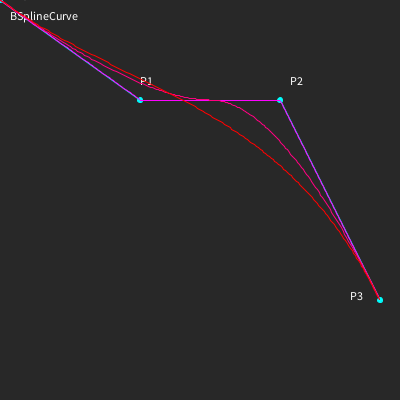
Frame 1 (no input)
Frame 60 (the mouse pressed at the canvas centre just before this capture): identical to frame 1, image omitted
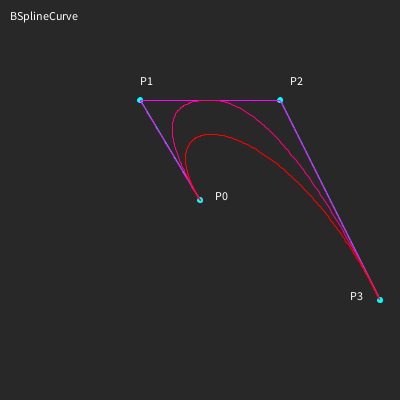
Frame 120 (the mouse held since frame 60 and released just before this capture)

The Processing sketch that drew these frames (run headless with seeded random() and noise(); from frame 60 on, the mouse is pressed at the canvas centre):

// Processing sketch: sketch_7_0
// ── sketch_7_0.pde
class BSplineCurve {
  
  int[] u;
  int n;
  int k;
  int t_max;
  float t_step;
  float[][] N;
  PVector P0, P1, P2, P3;
  PVector[] R;
  
  BSplineCurve(int _k) {
    n = 3; // 
    k = _k; //    
    
    int rs = 200;            
    R = new PVector[rs+1];   
    u = new int[n+k+1];      
    N = new float[n+k][n+2];  
    
    t_max = n-k+2;
    
    t_step = (float)t_max/rs;
    
    // Control Points
    P0 = new PVector(20, 300);
    P1 = new PVector(140, 100);
    P2 = new PVector(280, 100);
    P3 = new PVector(380, 300);
  }
  
  int knot(int j, int n, int k) {
    int uj=0;
    if      ( j < k )           { uj = 0; }
    else if ( k <= j && j <= n) { uj = j - k + 1; }
    else if ( j > n)            { uj = n - k + 2; }
    return uj;
  }
  
  void draw(color c) {  
    noFill();
    stroke(c);
    
    // knot vectors
    for ( int j=0; j<=n+k; j=j+1) u[j] = knot(j, n, k);
        
    // 0<t<t_max
    int tt = 0;
    for ( float t=0.0; t<(t_max+1e-6); t=t+t_step ) {
      int ii, kk;
    
      // k = 1
      for ( ii=0; ii<n+2; ii=ii+1 ) {
        if( u[ii] <= t && t <= u[ii+1] ) { N[ii][1] = 1; }
        else                             { N[ii][1] = 0; }

      }
      // k > 1
      float d=0, e=0;
      for ( kk=2; kk<=k ; kk=kk+1 ) {
        for ( ii=0; ii<=(n+k)-kk; ii=ii+1 ) {
          d=(u[ii+kk-1]-u[ii]!=0) ? (t - u[ii])*N[ii][kk-1]/(u[ii+kk-1]-u[ii]) 
                                  : 0;
          // if (u[ii+kk-1]-u[ii]!=0) {
          //   d = (t - u[ii])*N[ii][kk-1]/(u[ii+kk-1]-u[ii]);
          // } else {
          //   d = 0;
          // }

          e=(u[ii+kk]-u[ii+1]!=0) ? (u[ii+kk]-t)*N[ii+1][kk-1]/(u[ii+kk]-u[ii+1])
                                  : 0;
          N[ii][kk] = d + e;   
        }
      }
      
      // R(t)
      R[tt] = new PVector();
      R[tt].x =  N[0][k]*P0.x + N[1][k]*P1.x + N[2][k]*P2.x + N[3][k]*P3.x;
      R[tt].y =  N[0][k]*P0.y + N[1][k]*P1.y + N[2][k]*P2.y + N[3][k]*P3.y;

      // line
      if (tt!=0) line(R[tt-1].x, R[tt-1].y, R[tt].x, R[tt].y);
          
      tt = tt + 1;
      
    }
    
  }
}

void drawControlPolygon(BSplineCurve b) {
    // control polygon  
    stroke(0, 255, 255);
    fill(0, 255, 255, 30);
    line(b.P0.x, b.P0.y, b.P1.x, b.P1.y); // p0 - p1
    line(b.P1.x, b.P1.y, b.P2.x, b.P2.y); // p1 - p2
    line(b.P2.x, b.P2.y, b.P3.x, b.P3.y); // p2 - p3
}

void drawControlPoints(BSplineCurve b) {
    // control points
    fill(0, 255, 255);
    ellipse(b.P0.x, b.P0.y, 5, 5);
    ellipse(b.P1.x, b.P1.y, 5, 5);
    ellipse(b.P2.x, b.P2.y, 5, 5);
    ellipse(b.P3.x, b.P3.y, 5, 5);
    // text control points 
    fill(255, 255, 255);
    text("P0", b.P0.x+15, b.P0.y   ); // p0
    text("P1", b.P1.x,    b.P1.y-15); // p1
    text("P2", b.P2.x+10, b.P2.y-15); // p2
    text("P3", b.P3.x-30, b.P3.y   ); // p3    
}

void drawLabel() {
  fill(255,255,255);
  text("BSplineCurve", 10, 20);
}

BSplineCurve b0, b1, b2;

void setup() {
  background(40);
  size(400, 400);
 
  b0 = new BSplineCurve(2);
  b1 = new BSplineCurve(3);
  b2 = new BSplineCurve(4);
}

void draw() {
  background(40);
  
  b0.P0.x=b1.P0.x=b2.P0.x=mouseX; 
  b0.P0.y=b1.P0.y=b2.P0.y=mouseY;
  
  drawLabel();
  drawControlPolygon(b0);
  drawControlPoints(b0);
  
  b0.draw(color(255, 0, 255));
  b1.draw(color(255, 0, 128));
  b2.draw(color(255, 0,   0));

}
